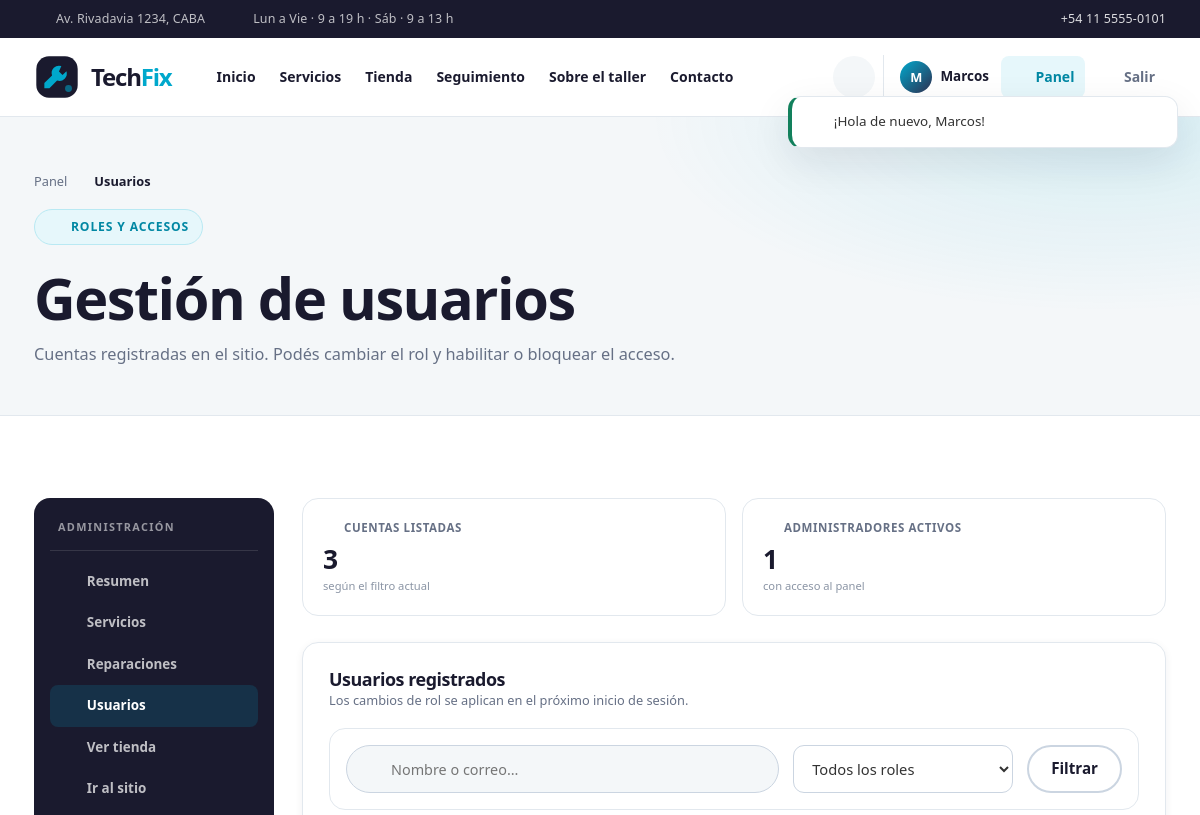
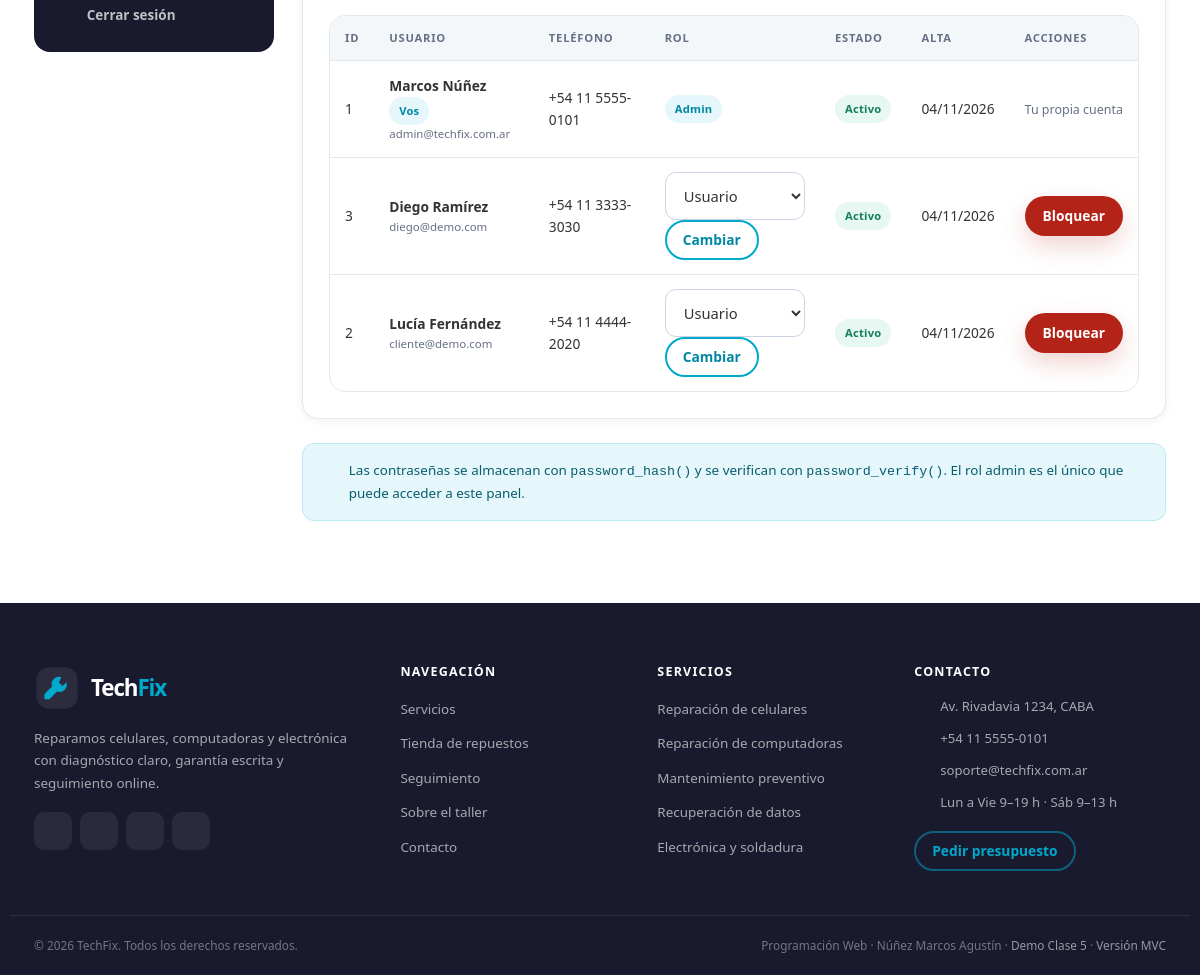
The app's page /admin/usuarios.php (signed in) with its own data (2 pictures, top to bottom).
### tables this page shows
CREATE TABLE usuarios (
    id         INT UNSIGNED AUTO_INCREMENT PRIMARY KEY,
    nombre     VARCHAR(100) NOT NULL,
    email      VARCHAR(150) NOT NULL UNIQUE,
    password   VARCHAR(255) NOT NULL,
    telefono   VARCHAR(30) NULL,
    rol_id     INT UNSIGNED NOT NULL,
    activo     TINYINT(1) NOT NULL DEFAULT 1,
    created_at TIMESTAMP NOT NULL DEFAULT CURRENT_TIMESTAMP,
    updated_at TIMESTAMP NOT NULL DEFAULT CURRENT_TIMESTAMP ON UPDATE CURRENT_TIMESTAMP,
    CONSTRAINT fk_usuarios_rol
        FOREIGN KEY (rol_id) REFERENCES roles (id)
        ON UPDATE CASCADE ON DELETE RESTRICT,
    INDEX idx_usuarios_email (email),
    INDEX idx_usuarios_rol (rol_id)
);

CREATE TABLE roles (
    id          INT UNSIGNED AUTO_INCREMENT PRIMARY KEY,
    nombre      VARCHAR(30) NOT NULL UNIQUE,
    descripcion VARCHAR(150) NULL,
    created_at  TIMESTAMP NOT NULL DEFAULT CURRENT_TIMESTAMP,
    updated_at  TIMESTAMP NOT NULL DEFAULT CURRENT_TIMESTAMP ON UPDATE CURRENT_TIMESTAMP
);

### includes/funciones.php (called while the page is built, shortened)
<?php
function e(mixed $valor): string
{
    return htmlspecialchars((string) ($valor ?? ''), ENT_QUOTES | ENT_SUBSTITUTE, 'UTF-8');
}
function limpiar(mixed $valor): string
{
    $texto = trim(strip_tags((string) ($valor ?? '')));
    $texto = str_replace("\0", '', $texto);
    return preg_replace('/\s+/u', ' ', $texto) ?? '';
}
function url(string $ruta = ''): string
{
    $base = defined('BASE_URL') ? BASE_URL : '/';
    return $base . ltrim($ruta, '/');
}
function menu_activo(string $pagina, string $actual): string
{
    return $pagina === $actual ? ' active' : '';
}
function fecha(?string $fecha, bool $conHora = true): string
{
    $ts = strtotime($fecha);
    return $ts ? date($conHora ? 'd/m/Y H:i' : 'd/m/Y', $ts) : '—';
}
function carrito_cantidad(): int
{
    $carrito = $_SESSION['carrito'] ?? [];
    return array_sum(array_map('intval', is_array($carrito) ? $carrito : []));
}
function usuario_actual(): ?array
{
    return [
        'id'     => (int) $_SESSION['usuario_id'],
        'nombre' => (string) ($_SESSION['usuario_nombre'] ?? ''),
        'email'  => (string) ($_SESSION['usuario_email'] ?? ''),
        'rol'    => (string) ($_SESSION['rol'] ?? 'usuario'),
    ];
}

### admin/usuarios.php (the view, shortened to what this page needs)
<?php
require_once __DIR__ . '/../config/conexion.php';
$pagina_activa = 'admin';
$roles = $pdo->query("SELECT id, nombre, descripcion FROM roles ORDER BY id")->fetchAll();
$busqueda = limpiar($_GET['q'] ?? '');
$sql = "SELECT u.id, u.nombre, u.email, u.telefono, u.activo, u.created_at,
               r.nombre AS rol, r.id AS rol_id
        FROM usuarios u
        INNER JOIN roles r ON r.id = u.rol_id
        WHERE 1 = 1";
$parametros = [];
$sql .= " ORDER BY r.id, u.nombre";
$stmt = $pdo->prepare($sql);
$stmt->execute($parametros);
$usuarios = $stmt->fetchAll();
$totalAdmins = (int) $pdo->query(
    "SELECT COUNT(*) FROM usuarios u INNER JOIN roles r ON r.id = u.rol_id WHERE r.nombre = 'admin' AND u.activo = 1"
)->fetchColumn();
require_once __DIR__ . '/../includes/header.php';
?>
<section class="page-hero">
    <div class="contenedor">
        <nav class="breadcrumb" aria-label="Miga de pan">
            <a href="<?= e(url('admin_panel.php')) ?>">Panel</a> <?= icono('flecha') ?>
            <span>Usuarios</span>
        </nav>
        <span class="eyebrow"><?= icono('usuario') ?> Roles y accesos</span>
        <h1>Gestión de usuarios</h1>
        <p>Cuentas registradas en el sitio. Podés cambiar el rol y habilitar o bloquear el acceso.</p>
    </div>
</section>
<section class="section">
    <div class="contenedor">
        <div class="admin-layout">
            <?php require __DIR__ . '/../includes/admin_sidebar.php'; ?>
            <div>
                <div class="stat-cards" style="grid-template-columns:repeat(auto-fit,minmax(220px,1fr))">
                    <article class="stat-card">
                        <span class="stat-card__label"><?= icono('usuario') ?> Cuentas listadas</span>
                        <strong class="stat-card__value"><?= count($usuarios) ?></strong>
                        <span class="stat-card__hint">según el filtro actual</span>
                    </article>
                    <article class="stat-card">
                        <span class="stat-card__label"><?= icono('escudo') ?> Administradores activos</span>
                        <strong class="stat-card__value"><?= $totalAdmins ?></strong>
                        <span class="stat-card__hint">con acceso al panel</span>
                    </article>
                </div>
                <div class="panel">
                    <div class="panel__head">
                        <div><h2>Usuarios registrados</h2><p>Los cambios de rol se aplican en el próximo inicio de sesión.</p></div>
                    </div>
                    <form method="get" action="<?= e(url('admin/usuarios.php')) ?>" class="shop-toolbar" style="box-shadow:none;margin-bottom:20px">
                        <div class="shop-search">
                            <?= icono('buscar') ?>
                            <input type="search" id="q" name="q" value="<?= e($busqueda) ?>" placeholder="Nombre o correo…">
                        </div>
                        <select class="form-select" name="rol" style="max-width:220px">
                            <option value="0">Todos los roles</option>
                        </select>
                        <button class="btn btn--ghost" type="submit">Filtrar</button>
                    </form>
                    <?php if ($usuarios): ?>
                        <div class="table-wrap">
                            <table class="table">
                                <thead>
                                    <tr><th>ID</th><th>Usuario</th><th>Teléfono</th><th>Rol</th><th>Estado</th><th>Alta</th><th>Acciones</th></tr>
                                </thead>
                                <tbody>
                                    <?php foreach ($usuarios as $usuario): ?>
                                        <?php $esUnoMismo = (int) $usuario['id'] === (int) $_SESSION['usuario_id']; ?>
                                        <tr>
                                            <td><?= (int) $usuario['id'] ?></td>
                                            <td>
                                                <strong><?= e($usuario['nombre']) ?></strong><?= $esUnoMismo ? ' <span class="badge badge--cyan">Vos</span>' : '' ?>
                                                <small class="muted" style="display:block"><?= e($usuario['email']) ?></small>
                                            </td>
                                            <td><?= e($usuario['telefono'] ?: '—') ?></td>
                                            <td>
                                                <?php if ($esUnoMismo): ?>
                                                    <span class="badge badge--cyan"><?= e(ucfirst($usuario['rol'])) ?></span>
                                                <?php else: ?>
                                                    <form method="post" action="<?= e(url('admin/usuarios.php')) ?>" class="inline-form">
                                                        <select class="form-select form-select--sm" id="rol-<?= (int) $usuario['id'] ?>" name="rol_id">
                                                            <?php foreach ($roles as $rol): ?>
                                                                <option value="<?= (int) $rol['id'] ?>" <?= (int) $usuario['rol_id'] === (int) $rol['id'] ? 'selected' : '' ?>><?= e(ucfirst($rol['nombre'])) ?></option>
                                                            <?php endforeach; ?>
                                                        </select>
                                                        <button class="btn btn--outline btn--sm" type="submit">Cambiar</button>
                                                    </form>
                                                <?php endif; ?>
                                            </td>
                                            <td><span class="badge <?= (int) $usuario['activo'] === 1 ? 'badge--green' : 'badge--red' ?>"><?= (int) $usuario['activo'] === 1 ? 'Activo' : 'Bloqueado' ?></span></td>
                                            <td><?= e(fecha($usuario['created_at'], false)) ?></td>
                                            <td>
                                                <?php if ($esUnoMismo): ?>
                                                    <span class="muted" style="font-size:.78rem">Tu propia cuenta</span>
                                                <?php else: ?>
                                                    <form method="post" action="<?= e(url('admin/usuarios.php')) ?>" class="inline-form">
                                                        <button class="btn <?= (int) $usuario['activo'] === 1 ? 'btn--danger' : 'btn--primary' ?> btn--sm" type="submit">
                                                            <?= (int) $usuario['activo'] === 1 ? 'Bloquear' : 'Activar' ?>
                                                        </button>
                                                    </form>
                                                <?php endif; ?>
                                            </td>
                                        </tr>
                                    <?php endforeach; ?>
                                </tbody>
                            </table>
                        </div>
                    <?php endif; ?>
                </div>
                <div class="tracking-note">
                    <?= icono('escudo') ?>
                    <span>Las contraseñas se almacenan con <code>password_hash()</code> y se verifican con
                        <code>password_verify()</code>. El rol admin es el único que puede acceder a este panel.</span>
                </div>
            </div>
        </div>
    </div>
</section>
<?php require_once __DIR__ . '/../includes/footer.php'; ?>

### includes/nav.php (shortened to what this page needs)
<?php
$usuario = usuario_actual();
$cantidadCarrito = carrito_cantidad();
?>
<header class="site-header">
    <div class="contenedor site-header__inner">
        <a class="logo" href="<?= e(url('index.php')) ?>" aria-label="<?= e(APP_NAME) ?> · Inicio">
            <span class="logo__mark" aria-hidden="true">
                <svg viewBox="0 0 40 40" fill="none">
                    <rect x="2" y="2" width="36" height="36" rx="11" fill="#1A1A2E"/>
                    <path d="M23.8 10.5a6.4 6.4 0 0 0-8.1 8.1L9 25.3v4.4h4.4l6.7-6.7a6.4 6.4 0 0 0 8.1-8.1l-3.4 3.4-3.1-3.1 2.1-4.7Z" fill="#00A8CC"/>
                    <circle cx="30" cy="30" r="3" fill="#00A8CC" opacity=".55"/>
                </svg>
            </span>
            <span class="logo__text">Tech<span>Fix</span></span>
        </a>
        <nav class="nav" id="menuPrincipal" aria-label="Navegación principal" data-nav>
            <ul class="nav__list">
                <li><a class="nav__link<?= menu_activo('inicio', $pagina_activa) ?>" href="<?= e(url('index.php')) ?>">Inicio</a></li>
                <li><a class="nav__link<?= menu_activo('servicios', $pagina_activa) ?>" href="<?= e(url('servicios.php')) ?>">Servicios</a></li>
                <li><a class="nav__link<?= menu_activo('tienda', $pagina_activa) ?>" href="<?= e(url('tienda.php')) ?>">Tienda</a></li>
                <li><a class="nav__link<?= menu_activo('seguimiento', $pagina_activa) ?>" href="<?= e(url('seguimiento.php')) ?>">Seguimiento</a></li>
                <li><a class="nav__link<?= menu_activo('taller', $pagina_activa) ?>" href="<?= e(url('sobre-el-taller.php')) ?>">Sobre el taller</a></li>
                <li><a class="nav__link<?= menu_activo('contacto', $pagina_activa) ?>" href="<?= e(url('contacto.php')) ?>">Contacto</a></li>
            </ul>
            <div class="nav__actions">
                <a class="nav-cart" href="<?= e(url('carrito.php')) ?>" aria-label="Carrito: <?= (int) $cantidadCarrito ?> productos">
                    <?= icono('carrito') ?>
                </a>
                <?php if ($usuario): ?>
                    <div class="nav-user">
                        <a class="nav-user__link" href="<?= e(url('dashboard.php')) ?>">
                            <span class="nav-user__avatar"><?= e(strtoupper(substr($usuario['nombre'], 0, 1))) ?></span>
                            <span class="nav-user__name"><?= e(explode(' ', $usuario['nombre'])[0]) ?></span>
                        </a>
                        <?php if ($usuario['rol'] === 'admin'): ?>
                            <a class="nav__link nav__link--admin" href="<?= e(url('admin_panel.php')) ?>"><?= icono('panel') ?> Panel</a>
                        <?php endif; ?>
                        <a class="nav__link nav__link--logout" href="<?= e(url('logout.php')) ?>"><?= icono('salir') ?> Salir</a>
                    </div>
                <?php else: ?>
                    <a class="btn btn--ghost btn--sm" href="<?= e(url('login.php')) ?>">Ingresar</a>
                    <a class="btn btn--primary btn--sm" href="<?= e(url('registro.php')) ?>">Crear cuenta</a>
                <?php endif; ?>
            </div>
        </nav>
    </div>
</header>

### records on screen
usuarios: nombre "M", nombre "Marcos", id "1", nombre "Marcos Núñez", shows "Vos", email "admin@techfix.com.ar", telefono "+54 11 5555-0101", rol.nombre "Admin", activo "Activo", created_at "04/11/2026", shows "Tu propia cuenta"
usuarios: id "3", nombre "Diego Ramírez", email "diego@demo.com", telefono "+54 11 3333-3030", activo "Activo", created_at "04/11/2026"
usuarios: id "2", nombre "Lucía Fernández", email "cliente@demo.com", telefono "+54 11 4444-2020", activo "Activo", created_at "04/11/2026"

### other values on screen
SHOP_ADDRESS "Av. Rivadavia 1234, CABA"
SUPPORT_PHONE "+54 11 5555-0101"
$flash['mensaje'] "¡Hola de nuevo, Marcos!"
count($usuarios) "3"
$totalAdmins "1"
SUPPORT_EMAIL "soporte@techfix.com.ar"
APP_NAME "TechFix"
form field rol_id "Usuario"
